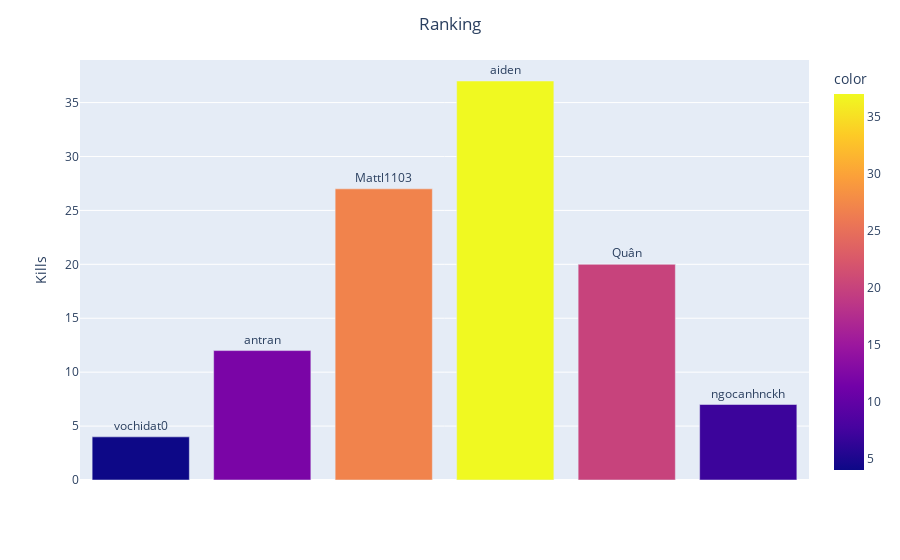

The cell this chart's notebook holds for it:
### Code cell
ranking = gen_plot(df['Killed by'])
name = [ i[0] for i in ranking]
kill = [ i[1] for i in ranking]

fig = px.bar(x=name, y=kill, color=kill,text=name,
             labels=dict(x='', y="Kills"))

fig.update_traces(textposition='outside')
fig.update_xaxes(showticklabels=False)

fig.update_layout(title_text='Ranking', title_x=0.5)
fig.show()

### Figure 1 — Plotly figure (JSON) as saved in the notebook; plotly's stock layout.template omitted (floating-point values rounded to 4 significant figures)
{"data": [{"alignmentgroup": "True", "hovertemplate": "=%{x}<br>Kills=%{y}<br>text=%{text}<br>color=%{marker.color}<extra></extra>", "legendgroup": "", "marker": {"color": [4, 12, 27, 37, 20, 7], "coloraxis": "coloraxis"}, "name": "", "offsetgroup": "", "orientation": "v", "showlegend": false, "text": ["vochidat0", "antran", "Mattl1103", "aiden", "Quân", "ngocanhnckh"], "textposition": "outside", "type": "bar", "x": ["vochidat0", "antran", "Mattl1103", "aiden", "Quân", "ngocanhnckh"], "xaxis": "x", "y": [4, 12, 27, 37, 20, 7], "yaxis": "y"}], "layout": {"barmode": "relative", "coloraxis": {"colorbar": {"title": {"text": "color"}}, "colorscale": [[0, "#0d0887"], [0.1111, "#46039f"], [0.2222, "#7201a8"], [0.3333, "#9c179e"], [0.4444, "#bd3786"], [0.5556, "#d8576b"], [0.6667, "#ed7953"], [0.7778, "#fb9f3a"], [0.8889, "#fdca26"], [1, "#f0f921"]]}, "legend": {"tracegroupgap": 0}, "margin": {"t": 60}, "title": {"text": "Ranking", "x": 0.5}, "xaxis": {"anchor": "y", "domain": [0, 1], "showticklabels": false, "title": {"text": ""}}, "yaxis": {"anchor": "x", "domain": [0, 1], "title": {"text": "Kills"}}}}
